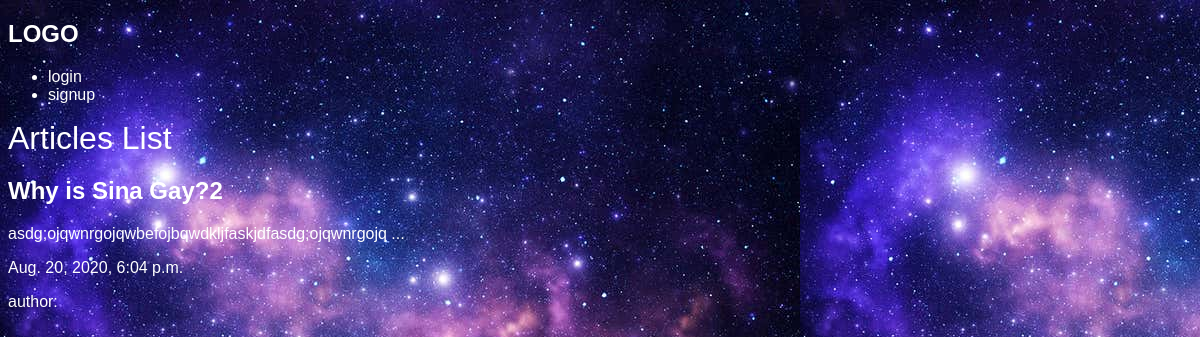
/articles/, run on an earlier commit of the app's database.
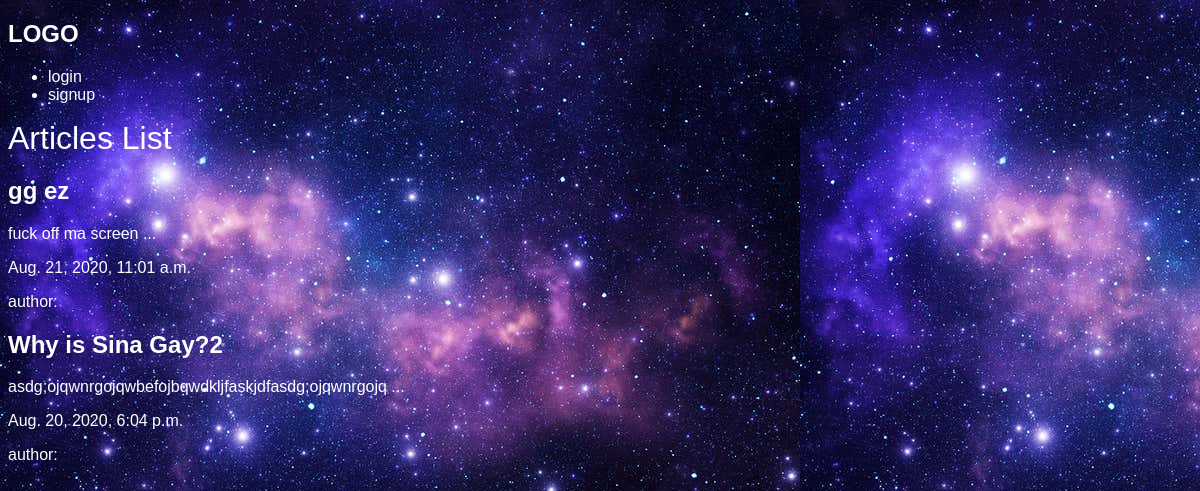
And on a later commit of the database.
### articles/models.py (models this page shows, shortened)
class Articles(models.Model):
    title = models.CharField(max_length=100)
    slug = AutoSlugField(populate_from='title')
    body = models.TextField()
    date = models.DateTimeField(auto_now_add=True)
    image = models.ImageField(default='default.jpg',blank=True)
    author = models.ForeignKey(User,default=None,on_delete=models.CASCADE)
    def snippet(self):
        return self.body[:50] + ' ...'

### articles/views.py (the view)
# urls.py: path('', views.articles_list, name="list"),
def articles_list(request):
    articles = models.Articles.objects.all().order_by('-date')
    return render(request, 'articles/articleslist.html',{'articles':articles})

### articles/templates/articles/articleslist.html (shortened to what this page needs)
{% extends 'base.html' %}
{% block content %}
    <div class="container">
        <h1>Articles List</h1>
    {% for article in articles %}
    <h2>
        <a href="{{ article.slug }}">{{article.title}}</a>
    </h2>
    <p>{{article.snippet}}</p>
    <p>{{article.date}}</p>
    <p>author:{{article.author}}</p>
    {% endfor %}
    </div>
{%endblock%}

What changed in the data, as far as the page shows it:
added Articles: title "gg ez", snippet "fuck off ma screen ...", date "Aug. 21, 2020, 11:01 a.m."
